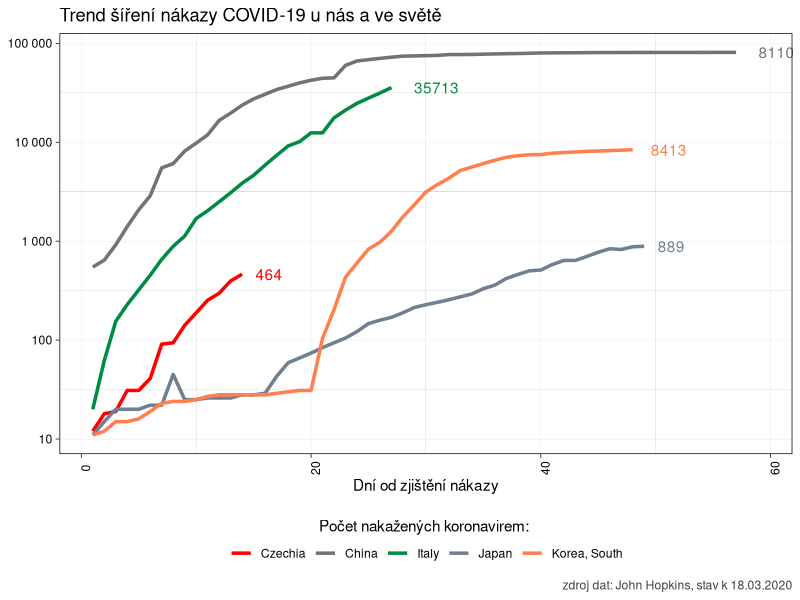
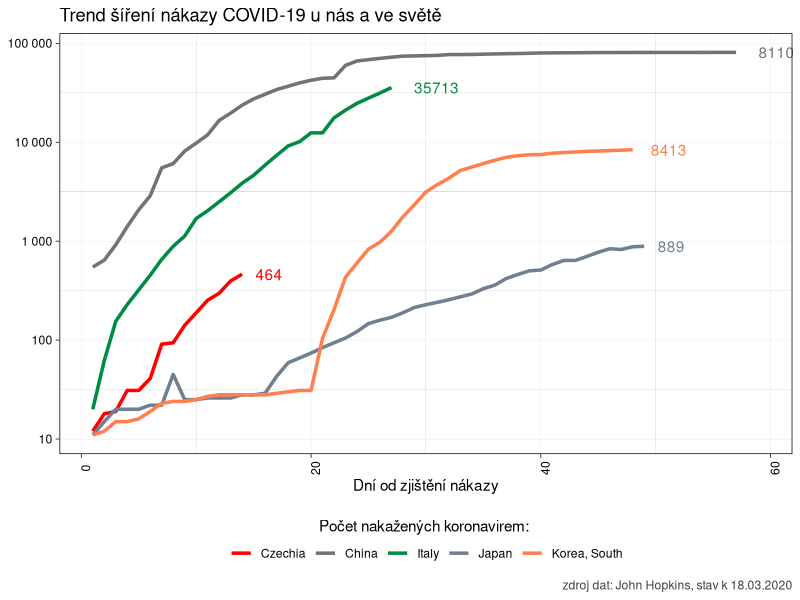

These charts were generated, in order, by the following R code:
# pro srovnání...

library(tidyverse)

clean_data <- read_csv2("./data/raw_data.csv") %>% 
  filter(zeme %in% c("China", "Italy", "Japan", "Korea, South", "Czechia") & pocet > 0) %>% 
  mutate(zeme = fct_relevel(as.factor(zeme), "Czechia")) %>% 
  group_by(zeme, datum) %>% 
  summarise(pocet = sum(pocet)) %>% 
  filter(pocet > 10) %>%  # před deseti nemocnými je to hodně volatilní...
  group_by(zeme) %>% 
  arrange(datum) %>% 
  mutate(den = row_number())
  

ggplot(data = clean_data, aes(x = den, y = pocet, color = zeme)) +
  geom_line(lwd = 1.2) +
  geom_text(data = slice(clean_data, which.max(den)), 
            aes(x = den, y = pocet, label = pocet),
            hjust = -.5, show.legend = F) +
  labs(title = "Trend šíření nákazy COVID-19 u nás a ve světě",
       color = "Počet nakažených koronavirem: ",
       x = "Dní od zjištění nákazy",
       y = "Počet nakažených (log scale)",
       caption = paste("zdroj dat: John Hopkins, stav k", max(clean_data$datum) %>% 
                         format(format = "%d.%m.%Y"))) +
  scale_x_continuous(limits = c(1, max(clean_data$den)+2)) +
  scale_y_log10(labels = scales::number_format()) +
  scale_color_manual(values = c("Czechia" = "red",
                                "China" = "gray45",
                                "Italy" = "springgreen4",
                                "Japan" = "slategray",
                                "Korea, South" = "coral"),
                     guide = guide_legend(title.position = "top",
                                          title.hjust = 0.5)) +
  theme_linedraw() +
  theme(axis.text.x = element_text(angle = 90),
        axis.title.y =element_blank(),
        panel.grid.major = element_line(color = "gray75"),
        plot.caption = element_text(color = "gray25"),
        legend.position="bottom")

ggsave("cizina.png", dpi = 300, units = "cm", width = 25, height = 16)
